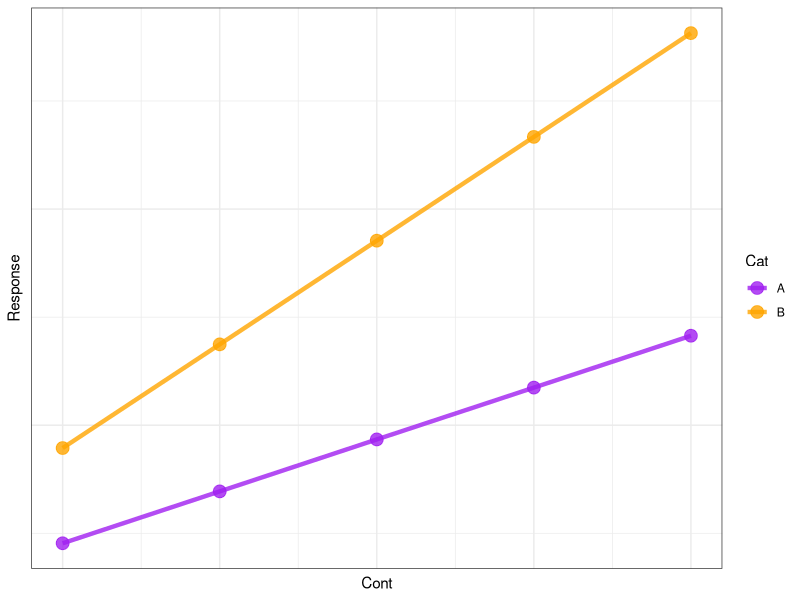
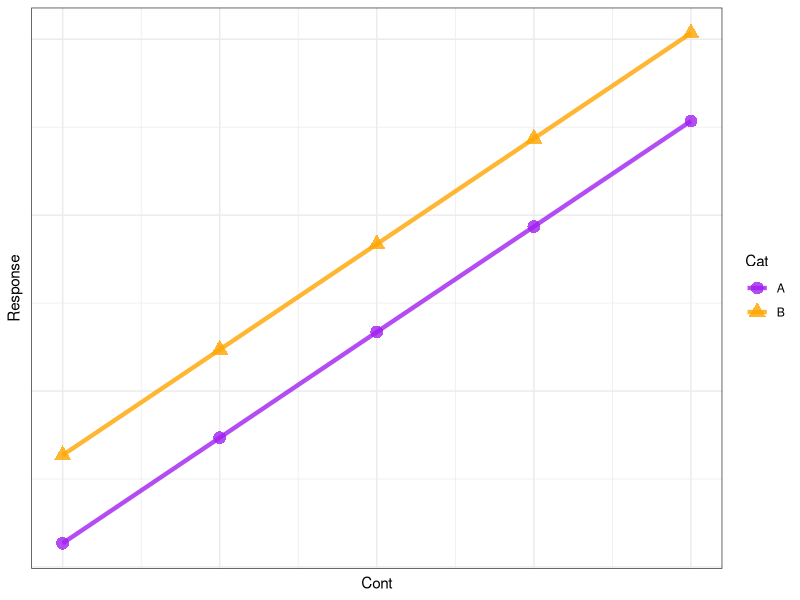
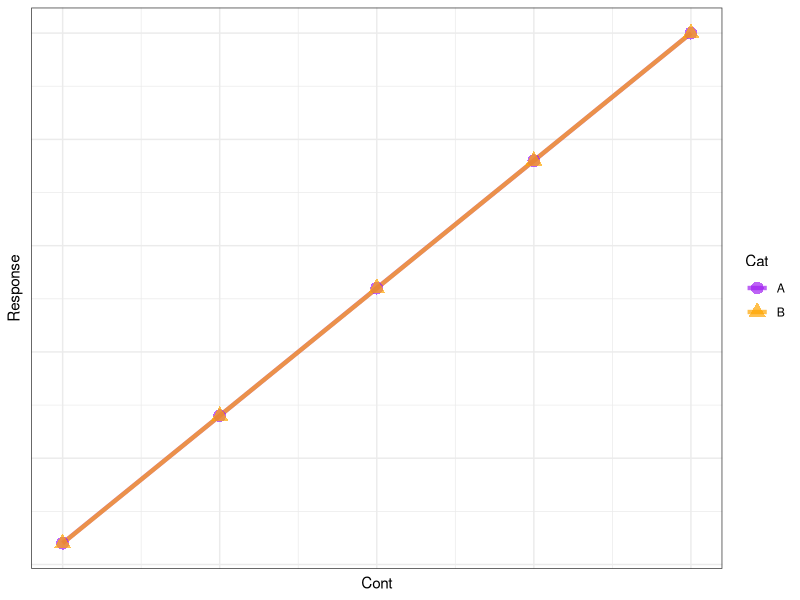
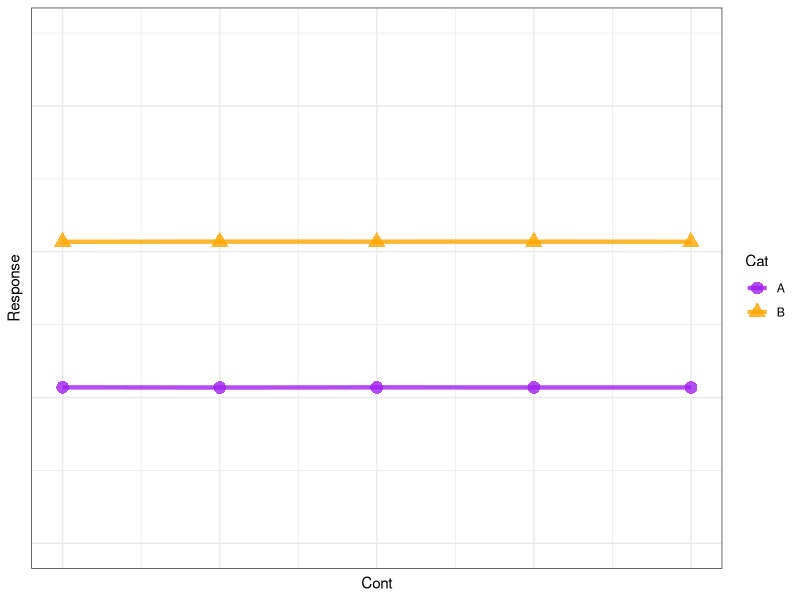
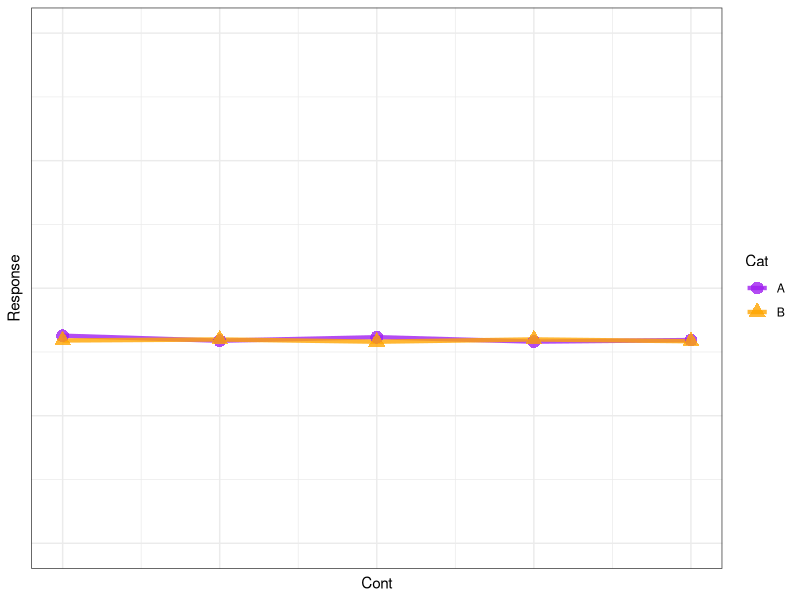

The R source for these figures, in order:
## ---- chunk 1
#| out.width: 60%

rm(list=ls())

Dat<-expand.grid(
  Cont=c(1:5),
  Cat=c("A", "B")
)

set.seed(123)
a<-120
b<-7
Dat$Response<-a*Dat$Cont*(as.numeric(Dat$Cat))+as.numeric(Dat$Cat)*100+b+rnorm(nrow(Dat), 0,0.1)

library(ggplot2)

ggplot()+
  geom_line(data = Dat, 
            mapping = aes(x = Cont, y=Response, colour=Cat), 
            linewidth = 1.5)+
  geom_point(data = Dat, 
            mapping = aes(x = Cont, y=Response, colour=Cat), size=4)+
  scale_color_manual(values=alpha(c("purple", "orange"), 0.8))+
  theme_bw()+
  theme(axis.text.x=element_blank(),
        axis.ticks.x=element_blank(),
        axis.ticks.y=element_blank(),
        axis.text.y=element_blank())

## ---- chunk 2
#| out.width: 60%

set.seed(654)
Dat$RespNoInt<-a*Dat$Cont+as.numeric(Dat$Cat)*100+b+rnorm(nrow(Dat), 0,0.1)
ggplot(Dat, mapping=aes(x=Cont, y=RespNoInt, group=Cat))+
  geom_line(aes(colour=Cat), linewidth=1.5)+
  geom_point(aes(shape=Cat, colour=Cat), size=4)+
  scale_color_manual(values=alpha(c("purple", "orange"), 0.8))+
  theme_bw()+
    theme(axis.text.x=element_blank(),
        axis.ticks.x=element_blank(),
        axis.ticks.y=element_blank(),
        axis.text.y=element_blank())+
  ylab("Response")

## ---- chunk 3
#| out.width: 60%

set.seed(224)
Dat$RespContOnly<-a*Dat$Cont+rnorm(nrow(Dat), 0,0.1)+200
ggplot(Dat, mapping=aes(x=Cont, y=RespContOnly, group=Cat))+
  geom_line(aes(colour=Cat), linewidth=1.5)+
  geom_point(aes(shape=Cat, colour=Cat), size=c(4))+
  scale_color_manual(values=alpha(c("purple", "orange"), alpha=0.7))+
  theme_bw()+
    theme(axis.text.x=element_blank(),
        axis.ticks.x=element_blank(),
        axis.ticks.y=element_blank(),
        axis.text.y=element_blank())+ 
  ylab("Response")

## ---- chunk 4
#| out.width: 60%

set.seed(445)
Dat$RespCatOnly<-(as.numeric(Dat$Cat)*100+b+rnorm(nrow(Dat), 0,0.1))+400
ggplot(Dat, mapping=aes(x=Cont, y=RespCatOnly, group=Cat))+
  geom_line(aes(colour=Cat), linewidth=1.5)+
  geom_point(aes(shape=Cat, colour=Cat), size=4)+
  scale_color_manual(values=alpha(c("purple", "orange"), 0.8))+
  theme_bw()+
    theme(axis.text.x=element_blank(),
        axis.ticks.x=element_blank(),
        axis.ticks.y=element_blank(),
        axis.text.y=element_blank())+ 
  ylab("Response")+
  ylim(400, 750)

## ---- chunk 5
#| out.width: 60%
set.seed(224)
Dat$RespNull<-4+rnorm(nrow(Dat), 0,0.1)+500
ggplot(Dat, mapping=aes(x=Cont, y=RespNull, group=Cat))+
  geom_line(aes(colour=Cat), linewidth=1.5)+
  geom_point(aes(shape=Cat, colour=Cat), size=4)+
  scale_color_manual(values=alpha(c("purple", "orange"), 0.8))+
  theme_bw()+
    theme(axis.text.x=element_blank(),
        axis.ticks.x=element_blank(),
        axis.ticks.y=element_blank(),
        axis.text.y=element_blank())+ 
  ylab("Response")+
  ylim(500, 510)

